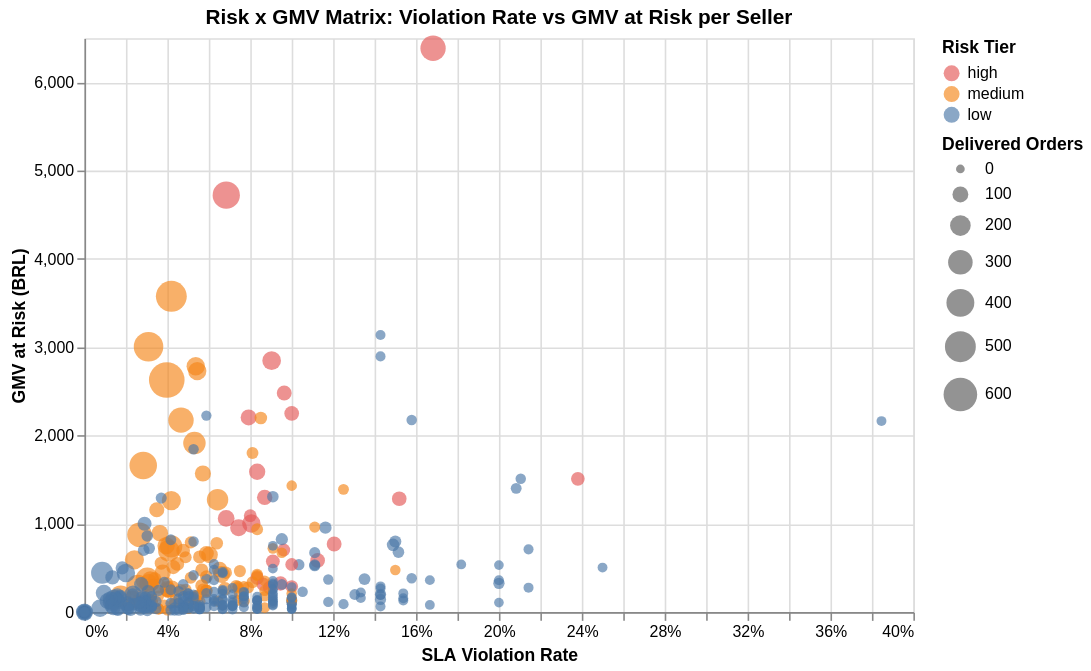

The cell this chart's notebook holds for it:
### Markdown cell above
### Risk × GMV Matrix
Two-dimensional view: `violation_rate` vs `violation_gmv` per seller.
Bubble size = delivered orders. Color = risk tier.

The **top-right quadrant** (high violation rate + high GMV at risk) represents the highest-priority intervention targets — sellers that are both unreliable *and* economically significant.

### Code cell
tier_color_scale = alt.Scale(
    domain=["high", "medium", "low"],
    range=["#e45756", "#f58518", "#4c78a8"],
)

scatter_risk_gmv = (
    alt.Chart(ranked)
    .mark_circle(opacity=0.65)
    .encode(
        x=alt.X(
            "violation_rate:Q",
            title="SLA Violation Rate",
            axis=alt.Axis(format=".0%"),
        ),
        y=alt.Y(
            "violation_gmv:Q",
            title="GMV at Risk (BRL)",
            axis=alt.Axis(format=",.0f"),
        ),
        size=alt.Size(
            "delivered_orders:Q",
            title="Delivered Orders",
            scale=alt.Scale(range=[30, 500]),
        ),
        color=alt.Color(
            "risk_tier:N",
            scale=tier_color_scale,
            title="Risk Tier",
        ),
        tooltip=[
            alt.Tooltip("seller_id:N", title="Seller ID"),
            alt.Tooltip("risk_tier:N", title="Risk Tier"),
            alt.Tooltip("violation_rate:Q", title="Violation Rate", format=".1%"),
            alt.Tooltip("violation_gmv:Q", title="GMV at Risk (BRL)", format=",.0f"),
            alt.Tooltip("delivered_orders:Q", title="Delivered Orders"),
        ],
    )
    .properties(
        title="Risk x GMV Matrix: Violation Rate vs GMV at Risk per Seller",
        width=520,
        height=360,
    )
)

scatter_risk_gmv

### Figure 1 — Vega-Lite specification as saved in the notebook (floating-point values rounded to 4 significant figures; data arrays with more than 128 entries replaced by an {"elided": "..."} marker saying what was removed)
{"config": {"view": {"continuousWidth": 300, "continuousHeight": 300}}, "data": {"name": "data-5265050ff21f4e08a67fb1ef166b0430"}, "mark": {"type": "circle", "opacity": 0.65}, "encoding": {"color": {"field": "risk_tier", "scale": {"domain": ["high", "medium", "low"], "range": ["#e45756", "#f58518", "#4c78a8"]}, "title": "Risk Tier", "type": "nominal"}, "size": {"field": "delivered_orders", "scale": {"range": [30, 500]}, "title": "Delivered Orders", "type": "quantitative"}, "tooltip": [{"field": "seller_id", "title": "Seller ID", "type": "nominal"}, {"field": "risk_tier", "title": "Risk Tier", "type": "nominal"}, {"field": "violation_rate", "format": ".1%", "title": "Violation Rate", "type": "quantitative"}, {"field": "violation_gmv", "format": ",.0f", "title": "GMV at Risk (BRL)", "type": "quantitative"}, {"field": "delivered_orders", "title": "Delivered Orders", "type": "quantitative"}], "x": {"axis": {"format": ".0%"}, "field": "violation_rate", "title": "SLA Violation Rate", "type": "quantitative"}, "y": {"axis": {"format": ",.0f"}, "field": "violation_gmv", "title": "GMV at Risk (BRL)", "type": "quantitative"}}, "height": 360, "title": "Risk x GMV Matrix: Violation Rate vs GMV at Risk per Seller", "width": 520, "$schema": "https://vega.github.io/schema/vega-lite/v6.1.0.json", "datasets": {"data-5265050ff21f4e08a67fb1ef166b0430": {"elided": "588 records"}}}
